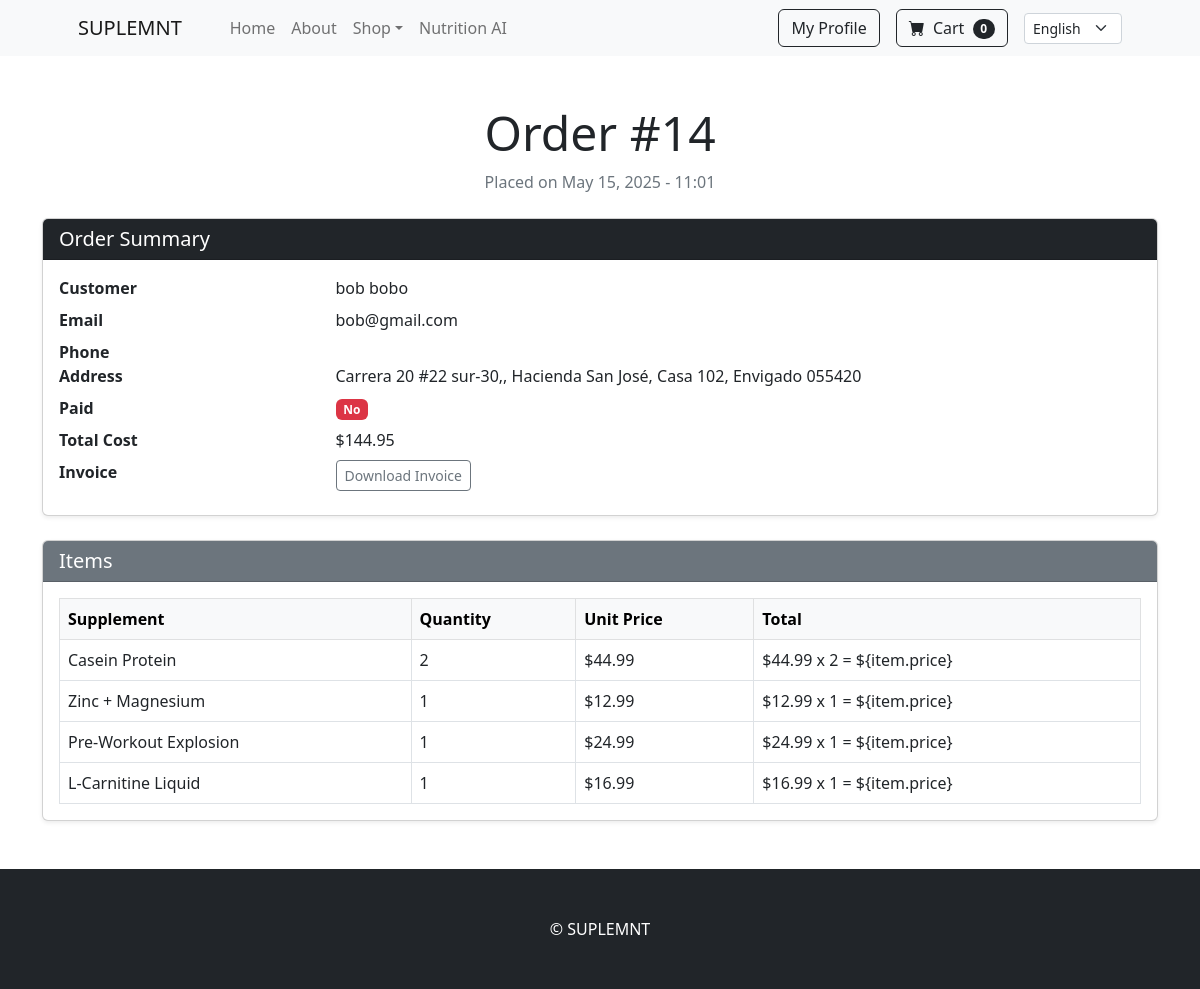
The app's page /en/order/detail/14/ (signed in) with its own data.
### supplements/models.py (models this page shows, shortened)
class Order(models.Model):
    user        = models.ForeignKey(User, on_delete=models.CASCADE, verbose_name=_("User"))
    created_at  = models.DateTimeField(auto_now_add=True, verbose_name=_("Created at"))
    address     = models.CharField(max_length=255, verbose_name=_("Address"))
    city        = models.CharField(max_length=100, verbose_name=_("City"))
    postal_code = models.CharField(max_length=20, verbose_name=_("Postal code"))
    paid        = models.BooleanField(default=False, verbose_name=_("Paid"))
    total_cost  = models.DecimalField(max_digits=10, decimal_places=2, verbose_name=_("Total cost"))
    invoice_file = models.FileField(
        upload_to="invoices/",
        null=True,
        blank=True,
        validators=[FileExtensionValidator(allowed_extensions=["pdf", "xlsx"])],
        verbose_name=_("Invoice file")
    )
    class Meta:
        ordering = ['-created_at']
        verbose_name = _("Order")
        verbose_name_plural = _("Orders")

class OrderItem(models.Model):
    order      = models.ForeignKey(Order, on_delete=models.CASCADE, related_name='items', verbose_name=_("Order"))
    supplement = models.ForeignKey(Supplement, on_delete=models.CASCADE, verbose_name=_("Supplement"))
    price      = models.DecimalField(max_digits=10, decimal_places=2, verbose_name=_("Unit price"))
    quantity   = models.PositiveIntegerField(default=1, verbose_name=_("Quantity"))
    class Meta:
        verbose_name = _("Order item")
        verbose_name_plural = _("Order items")

class Supplement(models.Model):
    name           = models.CharField(max_length=255, verbose_name=_("Name"))
    slug           = models.SlugField(unique=True, verbose_name=_("Slug"))
    brand          = models.CharField(max_length=255, verbose_name=_("Brand"))
    description    = models.TextField(verbose_name=_("Description"))
    category       = models.ForeignKey(Category, on_delete=models.CASCADE, related_name='supplements', verbose_name=_("Category"))
    price          = models.DecimalField(max_digits=10, decimal_places=2, verbose_name=_("Price"))
    discount_price = models.DecimalField(max_digits=10, decimal_places=2, null=True, blank=True, verbose_name=_("Discount price"))
    stock          = models.PositiveIntegerField(verbose_name=_("Stock"))
    image          = models.ImageField(upload_to='supplements/', verbose_name=_("Image"))
    weight         = models.DecimalField(max_digits=6, decimal_places=2, verbose_name=_("Weight"))
    flavor         = models.CharField(max_length=100, null=True, blank=True, verbose_name=_("Flavor"))
    servings       = models.PositiveIntegerField(null=True, blank=True, verbose_name=_("Servings"))
    ingredients    = models.TextField(null=True, blank=True, verbose_name=_("Ingredients"))
    is_active      = models.BooleanField(default=True, verbose_name=_("Active"))
    created_at     = models.DateTimeField(auto_now_add=True, verbose_name=_("Created at"))
    updated_at     = models.DateTimeField(auto_now=True, verbose_name=_("Updated at"))
    class Meta:
        ordering = ['-created_at']
        verbose_name = _("Supplement")
        verbose_name_plural = _("Supplements")

### supplements/views.py (the view)
# urls.py: path('order/detail/<int:order_id>/', OrderDetailView.as_view(), name='order_detail'),
class OrderDetailView(LoginRequiredMixin, View):
    template_name = "supplements/order_detail.html"
    def get(self, request, order_id):
        order = get_object_or_404(Order, id=order_id, user=request.user)
        items = OrderItem.objects.filter(order=order)
        return render(request, self.template_name, {"order": order, "items": items})

### supplements/templates/supplements/order_detail.html (shortened to what this page needs)
{% extends 'base.html' %}
{% load i18n %}
{% load static %}
{% block content %}
<div class="container py-5">
    <div class="text-center mb-4">
        <h1 class="display-5">{% trans "Order #" %}{{ order.id }}</h1>
        <p class="text-muted">{% trans "Placed on " %}{{ order.created_at|date:"F d, Y - H:i" }}</p>
    </div>
    <div class="card shadow-sm mb-4">
        <div class="card-header bg-dark text-white">
            <h5 class="mb-0">{% trans "Order Summary" %}</h5>
        </div>
        <div class="card-body">
            <dl class="row mb-0">
                <dt class="col-sm-3">{% trans "Customer" %}</dt>
                <dd class="col-sm-9">{{ order.user.first_name }} {{ order.user.last_name }}</dd>
                <dt class="col-sm-3">{% trans "Email" %}</dt>
                <dd class="col-sm-9">{{ order.user.email }}</dd>
                <dt class="col-sm-3">{% trans "Phone" %}</dt>
                <dd class="col-sm-9">{{ order.user.profile.phone }}</dd>
                <dt class="col-sm-3">{% trans "Address" %}</dt>
                <dd class="col-sm-9">{{ order.address }}, {{ order.city }} {{ order.postal_code }}</dd>
                <dt class="col-sm-3">{% trans "Paid" %}</dt>
                <dd class="col-sm-9">
                    {% if order.paid %}
                        <span class="badge bg-success">{% trans "Yes" %}</span>
                    {% else %}
                        <span class="badge bg-danger">{% trans "No" %}</span>
                    {% endif %}
                </dd>
                <dt class="col-sm-3">{% trans "Total Cost" %}</dt>
                <dd class="col-sm-9">${{ order.total_cost }}</dd>
                {% if order.invoice_file %}
                    <dt class="col-sm-3">{% trans "Invoice" %}</dt>
                    <dd class="col-sm-9">
                        <a href="{{ order.invoice_file.url }}" class="btn btn-outline-secondary btn-sm" target="_blank">
                            {% trans "Download Invoice" %}
                        </a>
                    </dd>
                {% endif %}
            </dl>
        </div>
    </div>
    <div class="card shadow-sm">
        <div class="card-header bg-secondary text-white">
            <h5 class="mb-0">{% trans "Items" %}</h5>
        </div>
        <div class="card-body">
            {% if items %}
                <div class="table-responsive">
                    <table class="table table-bordered align-middle mb-0">
                        <thead class="table-light">
                            <tr>
                                <th>{% trans "Supplement" %}</th>
                                <th>{% trans "Quantity" %}</th>
                                <th>{% trans "Unit Price" %}</th>
                                <th>{% trans "Total" %}</th>
                            </tr>
                        </thead>
                        <tbody>
                            {% for item in items %}
                                <tr>
                                    <td>{{ item.supplement.name }}</td>
                                    <td>{{ item.quantity }}</td>
                                    <td>${{ item.price }}</td>
                                    <td>${{ item.price }} x {{ item.quantity }} = ${item.price}</td>
                                </tr>
                            {% endfor %}
                        </tbody>
                    </table>
                </div>
            {% else %}
                <p class="text-muted">{% trans "No items in this order." %}</p>
            {% endif %}
        </div>
    </div>
</div>
{% endblock content %}

### records on screen
Order: id "14", created_at "May 15, 2025 - 11:01", user.first_name "bob", user.last_name "bobo", user.email "bob@gmail.com", address "Carrera 20 #22 sur-30,, Hacienda San José, Casa 102", city "Envigado", postal_code "055420", total_cost "144.95"
OrderItem: supplement.name "Casein Protein", quantity "2", price "44.99"
OrderItem: supplement.name "Zinc + Magnesium", quantity "1", price "12.99"
OrderItem: supplement.name "Pre-Workout Explosion", quantity "1", price "24.99"
OrderItem: supplement.name "L-Carnitine Liquid", quantity "1", price "16.99"

### other values on screen
form field language "English"
